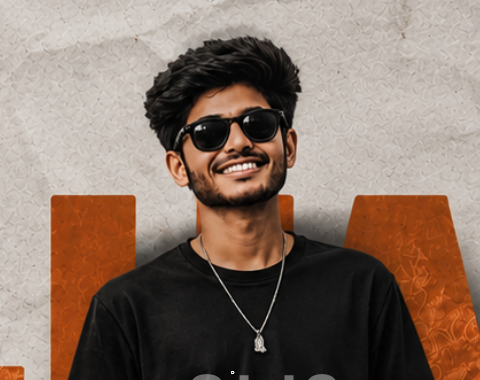
#> input picture known_faces/AjUUUUU.jpg, 480 x 380 px; its folder holds only this picture in this run
$ python -i recognition.py   (imports and definitions only)
#> lines starting #> are read from the running program, lines starting #| are printed output that depends on the picture; after the words box and inside, x2 and y2 are one past the last pixel; in counts of white or black regions, pixels touching at a corner belong together; long printed decimals are rounded
#> further down, picture is the input picture: shape (380, 480, 3); mean B, G, R 104.5, 116.8, 137
### backend/state.py
import threading
import time
from datetime import datetime

class SurveillanceState:
    """
    Thread-safe global state manager for SentinelVision AI surveillance system.
    Manages live metrics, activity debouncing, identity tracking, and threat analytics.
    """
    def __init__(self):
        self._lock = threading.RLock()

        # Primary live dashboard state
        self.current_name = ""
        self.confidence = 0
        self.known_faces = 0
        self.unknown_faces = 0
        self.recent_activity = []
        self.threat_level = "LOW"
        self.photo_path = ""
        self.role = ""

        # Tracking & Debounce internal memory (CRITICAL REQUIREMENT #8)
        self._last_identity = None
        self._last_identity_time = 0
        self._session_active = False
        self._last_log_time = 0
        self._activity_max_len = 50

    def update_known_faces_count(self, count):
        with self._lock:
            self.known_faces = count

    def update_unknown_faces_count(self, count):
        with self._lock:
            self.unknown_faces = count

    def register_detection(self, name, confidence, is_known, photo_path="", role=""):
        """
        Register a detection event. Enforces state tracking rules:
        - Avoids repeating identity counts frame-by-frame.
        - Updates active identity panel.
        - Triggers a new activity log entry only when a new face appears,
          the identity changes, or at least 5 seconds have passed since
          the last log entry for the same identity - never every frame.
        """
        with self._lock:
            now = time.time()
            self.current_name = name
            self.confidence = int(confidence)
            self.photo_path = photo_path
            self.role = role

            # Update threat level based on active identity
            if not is_known:
                self.threat_level = "HIGH"
            else:
                self.threat_level = "LOW"

            # State machine logic: Check if this is a new detection session
            time_diff = now - self._last_identity_time
            is_new_identity = (self._last_identity != name)
            is_expired_session = (time_diff > 4.0) # Reset session if unseen for 4 seconds
            is_log_due = (now - self._last_log_time >= 5.0) # heartbeat re-log interval

            should_log = (
                is_new_identity
                or is_expired_session
                or not self._session_active
                or is_log_due
            )

            if should_log:
                self._last_identity = name
                self._session_active = True

                timestamp_str = datetime.now().strftime("%H:%M:%S")
                status_suffix = "VERIFIED" if is_known else "UNAUTHORIZED"
                activity_entry = f"[{timestamp_str}] {name} {status_suffix}"

                self.recent_activity.insert(0, activity_entry)
                self._last_log_time = now

                # Truncate activity log
                if len(self.recent_activity) > self._activity_max_len:
                    self.recent_activity = self.recent_activity[:self._activity_max_len]

            self._last_identity_time = now


    # [30 lines left out: functions clear_current_detection, get_status_json, not called in this run]

# Global singleton instance
global_state = SurveillanceState()

### backend/recognition.py
import os
import re
import cv2
import time
import numpy as np
from datetime import datetime
from state import global_state


class FastFaceRecognizer:

    def __init__(self,
                 known_dir=None,
                 unknown_dir=None):

        # Resolve paths relative to THIS FILE's location, not the process's
        # current working directory. The previous defaults ("../known_faces")
        # were relative to whatever folder the app happened to be launched
        # from - if started from VISION_AI/ instead of VISION_AI/backend/
        # (a different terminal, an IDE run button, a script, etc.), they
        # silently pointed at the wrong folder, known_faces/ looked empty,
        # training produced 0 faces, and is_trained stayed False forever -
        # which is exactly the "UNKNOWN PERSON (0%)" / "known_faces: 0"
        # symptom seen at runtime.
        backend_dir = os.path.dirname(os.path.abspath(__file__))

        self.known_dir = known_dir or os.path.abspath(
            os.path.join(backend_dir, "..", "known_faces")
        )
        self.unknown_dir = unknown_dir or os.path.abspath(
            os.path.join(backend_dir, "..", "unknown_faces")
        )

        os.makedirs(
            self.known_dir,
            exist_ok=True
        )

        os.makedirs(
            self.unknown_dir,
            exist_ok=True
        )

        cascade_path = (
            cv2.data.haarcascades +
            "haarcascade_frontalface_default.xml"
        )

        self.face_cascade = cv2.CascadeClassifier(
            cascade_path
        )

        self.recognizer = (
            cv2.face.LBPHFaceRecognizer_create()
        )

        self.label_map = {}
        # Maps a person's display name -> canonical photo filename used
        # for the identity panel / lookups (first file registered for them)
        self.person_photo = {}
        self.is_trained = False

        self.last_unknown_save = 0

        # Role / title shown alongside the name in the identity panel and
        # known-faces cards (Fix 3 / Fix 6). Keyed by the same grouped
        # display name used everywhere else. Add more entries here as more
        # people get enrolled - anyone not listed falls back to a sensible
        # default below.
        self.person_role = {
            "AJAY": "ADMIN / OWNER",
            "AJAY RAJPUT": "ADMIN / OWNER",
        }
        self.default_role = "AUTHORIZED USER"

        # Bounded "lock-in" memory so a verified identity doesn't flicker to
        # UNKNOWN for a couple of noisy frames in a row (Fix 4/5). This only
        # ever extends an identity that was ALREADY confidently verified -
        # it never invents a match for someone who was never recognized.
        # Capped at LOCK_SECONDS so a person who actually leaves the frame
        # is correctly cleared, not stuck showing the last name forever.
        self._locked_name = None
        self._lock_started_at = 0
        self.LOCK_SECONDS = 5

        self.load_known_faces()

    def role_for(self, name):
        """Returns the display role/title for a registered person, with a
        safe default for anyone not explicitly listed in person_role."""
        return self.person_role.get(name, self.default_role)

    # --------------------
    # group enrollment files belonging to the same person
    # --------------------

    def person_key_for_file(self, filename):
        """
        Derives a stable person identity key from a filename so that multiple
        enrollment photos of the same person (e.g. "Ajay.jpeg", "Ajay 2.jpeg",
        "Ajay_Rajput_1.jpg") train as ONE identity instead of being split into
        separate labels. Only strips a trailing numeric suffix (space or
        underscore + digits) - distinct names are never merged.
        """
        base = os.path.splitext(filename)[0]
        base = re.sub(r"[ _]\d+$", "", base).strip()
        return base.replace("_", " ").strip().upper()

    # --------------------
    # preprocess
    # --------------------

    def prepare_face(self, face):

        face = cv2.resize(
            face,
            (200, 200)
        )

        face = cv2.equalizeHist(
            face
        )

        return face

    # --------------------
    # load known faces
    # --------------------

    def load_known_faces(self):

        train_faces = []
        train_labels = []

        self.label_map.clear()
        self.person_photo.clear()

        files = [

            f for f in os.listdir(
                self.known_dir
            )

            if f.lower().endswith(
                (".jpg", ".png", ".jpeg")
            )

        ]

        # Group files belonging to the same person (e.g. "Ajay.jpeg",
        # "Ajay 2.jpeg", "Ajay 3.jpeg" all belong to "AJAY") so they train
        # as ONE identity instead of fragmenting into separate weak labels.
        name_to_id = {}
        next_person_id = 1

        for file in files:

            path = os.path.join(
                self.known_dir,
                file
            )

            name = self.person_key_for_file(file)

            img = cv2.imread(path)

            if img is None:
                continue

            gray = cv2.cvtColor(
                img,
                cv2.COLOR_BGR2GRAY
            )
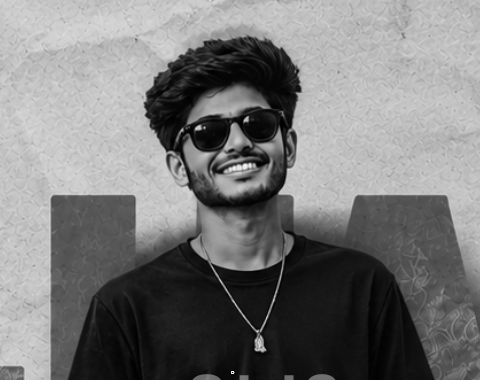
#> gray: shape (380, 480); min 0, max 255, mean 121.4

            faces = self.face_cascade.detectMultiScale(
                gray,
                scaleFactor=1.05,
                minNeighbors=3
            )
#> faces = [[400, 280, 75, 75], [157, 69, 159, 159]]

            if len(faces) > 0:

                x, y, w, h = faces[0]
#> x = 400; y = 280; w = 75; h = 75

                crop = gray[
                    y:y+h,
                    x:x+w
                ]
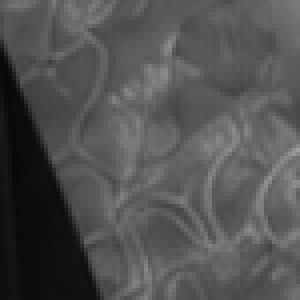
#> crop: shape (75, 75) (shown 4 times larger); min 7, max 158, mean 81.8

            else:

                crop = gray

            crop = self.prepare_face(
                crop
            )
#> in prepare_face, `face = cv2.equalizeHist( face )`:
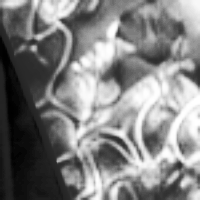
#> face: shape (200, 200); min 0, max 255, mean 129.7

            if name not in name_to_id:
                name_to_id[name] = next_person_id
                next_person_id += 1
                # First photo seen for this person becomes the canonical
                # photo shown in the identity panel / known faces page.
                self.person_photo[name] = file

            person_id = name_to_id[name]

            # normal image
            train_faces.append(crop)
            train_labels.append(person_id)

            # flipped image
            flip = cv2.flip(
                crop,
                1
            )
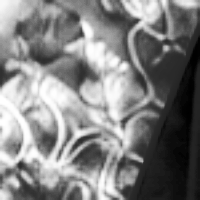
#> flip: shape (200, 200); min 0, max 255, mean 129.7

            train_faces.append(flip)
            train_labels.append(person_id)

            # bright image
            bright = cv2.convertScaleAbs(
                crop,
                alpha=1.15,
                beta=10
            )
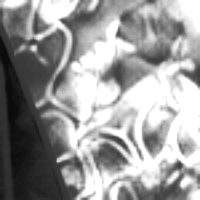
#> bright: shape (200, 200); min 10, max 255, mean 155

            train_faces.append(bright)
            train_labels.append(person_id)

            self.label_map[
                person_id
            ] = name

        if len(train_faces) > 0:

            self.recognizer.train(
                train_faces,
                np.array(
                    train_labels
                )
            )

            self.is_trained = True

        else:

            self.is_trained = False

        global_state.update_known_faces_count(
            len(self.label_map)
        )

        print(
            "[VISION AI] faces trained:",
            len(self.label_map)
        )

    # --------------------
    # save unknown face
    # --------------------

    def save_unknown(self, frame, x, y, w, h):

        now = time.time()

        if now - self.last_unknown_save < 5:
            return ""

        self.last_unknown_save = now

        filename = "unknown_" + datetime.now().strftime(
            "%Y%m%d_%H%M%S"
        ) + ".jpg"

        path = os.path.join(
            self.unknown_dir,
            filename
        )

        crop = frame[
            max(0, y-20):min(frame.shape[0], y+h+20),
            max(0, x-20):min(frame.shape[1], x+w+20)
        ]

        cv2.imwrite(
            path,
            crop
        )

        return "/unknown_photo/" + filename

    # --------------------
    # face matching
    # --------------------

    def recognize_face(self, face):

        if not self.is_trained:
            return "UNKNOWN PERSON", 0, False

        prepared = self.prepare_face(
            face
        )

        label, distance = self.recognizer.predict(
            prepared
        )

        print(
            "LBPH distance =",
            distance
        )

        name = self.label_map.get(
            label,
            "UNKNOWN PERSON"
        )

        now = time.time()

        # STRONG match: confidently the registered person. Refresh the
        # lock so a few seconds of subsequent so-so frames stay stable.
        if distance <= 75:

            confidence = int(
                max(
                    60,
                    100 - (distance * 0.5)
                )
            )

            self._locked_name = name
            self._lock_started_at = now

            return (
                name,
                confidence,
                True
            )

        # BORDERLINE match: not confident enough on raw distance alone.
        # If this exact identity was strongly verified within the last
        # LOCK_SECONDS, keep prioritizing them instead of flipping to
        # UNKNOWN on a single noisy frame (bad lighting/angle jitter) -
        # this is what keeps a demo recording from flickering. The lock
        # is bounded and identity-specific: it never applies to a person
        # who hasn't actually been strongly matched recently, and it
        # expires on its own if nobody is verified for LOCK_SECONDS.
        lock_active = (
            self._locked_name is not None
            and (now - self._lock_started_at) <= self.LOCK_SECONDS
        )

        if distance <= 95 and lock_active and name == self._locked_name:
            confidence = int(max(45, 70 - (distance - 75)))
            return (
                name,
                confidence,
                True
            )

        return (
            "UNKNOWN PERSON",
            20,
            False
        )

    # --------------------
    # process frame
    # --------------------

    def process_frame(self, frame):

        gray = cv2.cvtColor(
            frame,
            cv2.COLOR_BGR2GRAY
        )

        faces = self.face_cascade.detectMultiScale(
            gray,
            scaleFactor=1.05,
            minNeighbors=3,
            minSize=(60, 60)
        )
#> faces = [[400, 280, 75, 75], [157, 69, 159, 159]]

        if len(faces) == 0:

            global_state.clear_current_detection()

            return frame

        for (x, y, w, h) in faces:

            crop = gray[
                y:y+h,
                x:x+w
            ]

            name, conf, is_known = self.recognize_face(
                crop
            )

            photo_path = ""
            role = ""

            if is_known:

                color = (
                    0,
                    255,
                    120
                )

                photo_file = self.person_photo.get(name)

                if photo_file and os.path.exists(
                    os.path.join(self.known_dir, photo_file)
                ):

                    photo_path = "/photo/" + photo_file

                role = self.role_for(name)

            else:

                color = (
                    40,
                    40,
                    255
                )

                photo_path = self.save_unknown(
                    frame,
                    x,
                    y,
                    w,
                    h
                )

            global_state.register_detection(
                name,
                conf,
                is_known,
                photo_path,
                role
            )

            cv2.rectangle(
                frame,
                (x, y),
                (x+w, y+h),
                color,
                2
            )

            label = (
                f"{name} ({conf}%)"
            )

            cv2.putText(
                frame,
                label,
                (x, y-10),
                cv2.FONT_HERSHEY_SIMPLEX,
                0.65,
                color,
                2
            )
#> this loop made 2 passes
#> (x, y, w, h, label, distance in recognize_face, confidence in recognize_face) on pass 1: (400, 280, 75, 75, 'AJUUUUU (100%)', 0, 100)
#> (x, y, w, h, label, distance in recognize_face, lock_active in recognize_face) on pass 2: (157, 69, 159, 159, 'AJUUUUU (52%)', 92.49, True)
#| LBPH distance = 0.0
#| LBPH distance = 92.491
#> pass 2, in prepare_face (call 3), `face = cv2.equalizeHist( face )`:
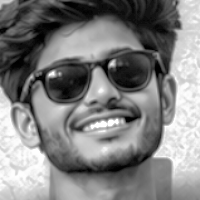
#> face: shape (200, 200); min 0, max 255, mean 128.3
#> after the loop:
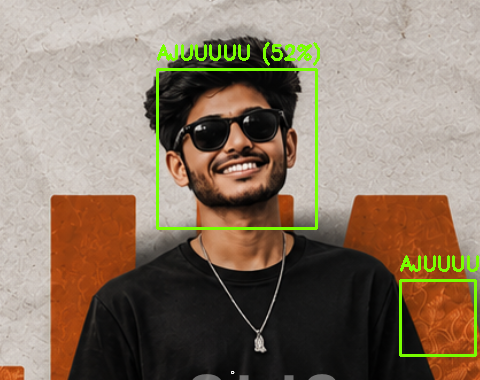
#> frame: shape (380, 480, 3); 2.52% of pixels changed, all inside (x1, y1, x2, y2) = (156, 42, 479, 357)

        return frame


# singleton

recognizer_engine = None


def get_recognizer():

    global recognizer_engine

    if recognizer_engine is None:

        recognizer_engine = (
            FastFaceRecognizer()
        )

    return recognizer_engine

>>> import cv2
>>> picture = cv2.imread('../known_faces/AjUUUUU.jpg')
>>> result = FastFaceRecognizer().process_frame(picture)
